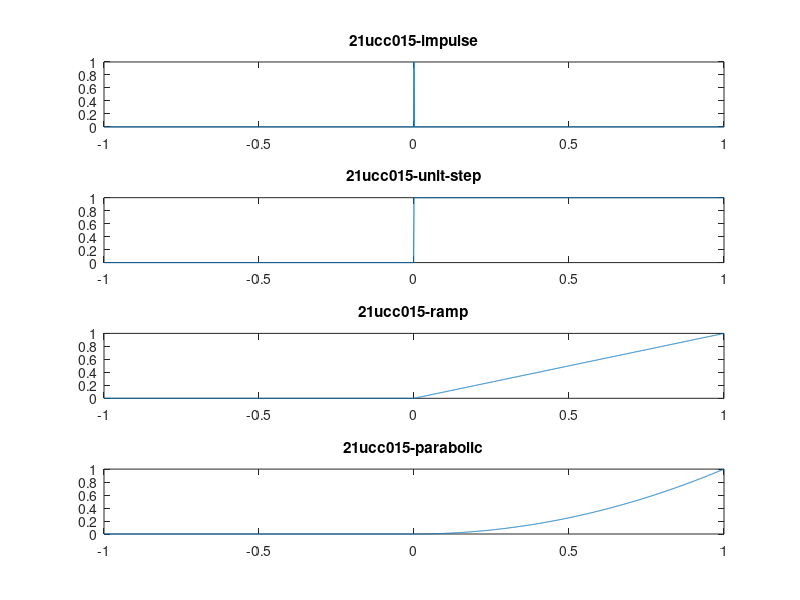

Source code (MATLAB):
t=-1:0.001:1;
i=t==0;
u=t>=0;
r=u.*t;
p=u.*t.^2;
subplot(411);
plot(t,i);
title("21ucc015-impulse");
subplot(412);
plot(t,u);
title("21ucc015-unit-step");
subplot(413);
plot(t,r);
title("21ucc015-ramp");
subplot(414);
plot(t,p);
title("21ucc015-parabolic");